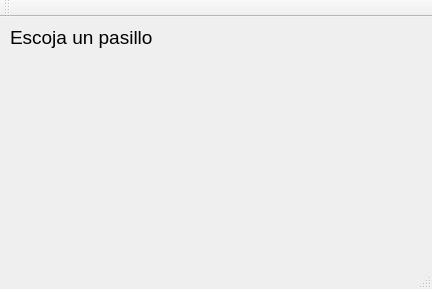
<?xml version="1.0" encoding="UTF-8"?>
<ui version="4.0">
 <class>MainWindow</class>
 <widget class="QMainWindow" name="MainWindow">
  <property name="geometry">
   <rect>
    <x>0</x>
    <y>0</y>
    <width>432</width>
    <height>289</height>
   </rect>
  </property>
  <property name="windowTitle">
   <string>MainWindow</string>
  </property>
  <widget class="QWidget" name="centralWidget">
   <widget class="QLabel" name="labelPasillo">
    <property name="geometry">
     <rect>
      <x>10</x>
      <y>10</y>
      <width>261</width>
      <height>21</height>
     </rect>
    </property>
    <property name="font">
     <font>
      <pointsize>14</pointsize>
     </font>
    </property>
    <property name="text">
     <string>Escoja un pasillo</string>
    </property>
   </widget>
   <widget class="QFrame" name="gridFrame">
    <property name="geometry">
     <rect>
      <x>9</x>
      <y>39</y>
      <width>411</width>
      <height>191</height>
     </rect>
    </property>
    <layout class="QGridLayout" name="gridLayout">
     <item row="0" column="0">
      <layout class="QGridLayout" name="gridLayout_1"/>
     </item>
    </layout>
   </widget>
  </widget>
  <widget class="QMenuBar" name="menuBar">
   <property name="geometry">
    <rect>
     <x>0</x>
     <y>0</y>
     <width>432</width>
     <height>17</height>
    </rect>
   </property>
  </widget>
  <widget class="QToolBar" name="mainToolBar">
   <attribute name="toolBarArea">
    <enum>TopToolBarArea</enum>
   </attribute>
   <attribute name="toolBarBreak">
    <bool>false</bool>
   </attribute>
  </widget>
  <widget class="QStatusBar" name="statusBar"/>
 </widget>
 <layoutdefault spacing="6" margin="11"/>
 <resources/>
 <connections/>
</ui>
